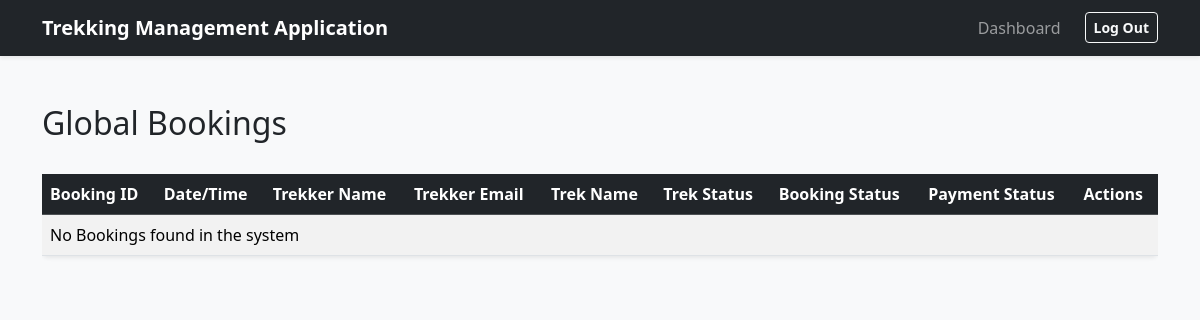
The page /admin/bookings (signed in) on the database as committed earlier.
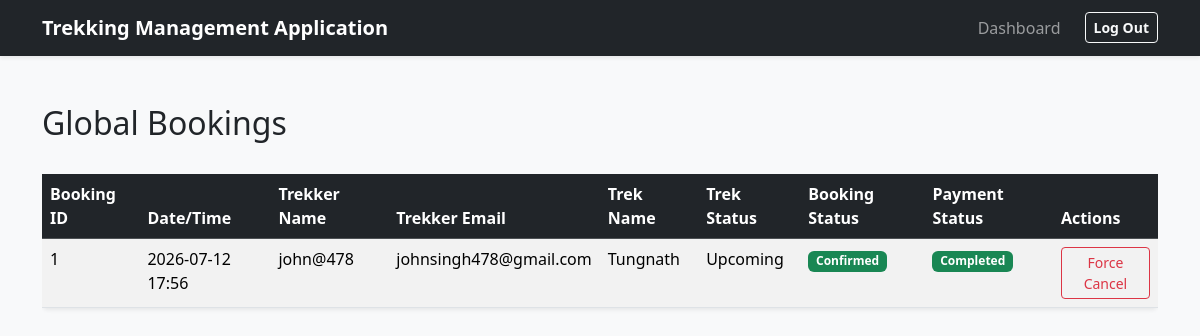
The same page on the database as committed later.
### app/models.py (models this page shows)
class Booking(db.Model):
    __tablename__ = 'bookings'
    id = db.Column(db.Integer, primary_key=True)
    user_id = db.Column(db.Integer, db.ForeignKey('users.id'), nullable=False)
    trek_id = db.Column(db.Integer, db.ForeignKey('treks.id'), nullable=False)
    booking_status = db.Column(db.String(20), default='Confirmed')
    payment_status = db.Column(db.String(20), default='Pending')
    booking_date = db.Column(db.DateTime, default=lambda: datetime.now(timezone.utc)) # using datetime.now(timezone.utc) with lambda, this will act as a function and every time a new row is inserted it will automatically take the correct time

class User(db.Model):
    __tablename__ = "users"
    id = db.Column(db.Integer, primary_key=True)
    username = db.Column(db.String(80), unique=True, nullable=False)
    email_id = db.Column(db.String(120), nullable=False)
    password_hash = db.Column(db.String(256), unique=True, nullable=False)
    name = db.Column(db.String(80), nullable=False)
    role = db.Column(db.String(20), nullable=False)
    is_blacklisted = db.Column(db.Boolean, default=False)
    staff_profile = db.relationship('StaffProfile', backref='user', uselist=False, cascade='all, delete-orphan') # userlist =False strictly enforces a 1-to-1 relatiosnhip b/w users and staff_profiles table
    bookings = db.relationship('Booking', backref='trekker', lazy=True) # lazy=True Parameter is used tell SQLAlchemy that until i specifically state a python code like user.bookings do not run SQL Query

class Trek(db.Model):
    __tablename__ = "treks"
    id = db.Column(db.Integer, primary_key=True)
    trek_name = db.Column(db.String(200), nullable=False)
    assigned_staff_id = db.Column(db.Integer, db.ForeignKey('users.id'), nullable=False)
    location = db.Column(db.String(100), nullable=False)
    difficulty = db.Column(db.String(50), nullable=False)
    duration = db.Column(db.Integer, nullable=False)
    available_slots = db.Column(db.Integer, nullable=False)
    status = db.Column(db.String(30), nullable=False)
    start_date = db.Column(db.DateTime, nullable=False)
    end_date = db.Column(db.DateTime, nullable=False)
    bookings = db.relationship('Booking', backref='trek', lazy=True, cascade='all, delete-orphan')
    assigned_staff = db.relationship('User', foreign_keys=[assigned_staff_id])

### app/routes/admin.py (the view)
@admin_bp.route('/bookings')
def manage_bookings():
    all_bookings = models.Booking.query.join(models.User, models.Booking.user_id == models.User.id).join(models.Trek, models.Booking.trek_id == models.Trek.id).order_by(models.Booking.booking_date.desc()).all()
    return render_template('/admin/bookings/manage_bookings.html', all_bookings=all_bookings)

### app/routes/admin.py (called while the page is built)
@admin_bp.before_request
def admin_access():
    if 'user_id' not in session:
        flash("Access denied. Please login first")
        return redirect(url_for('auth.login'))
    if session.get('role') != 'Admin':
        flash("Not an Administrator")
        return redirect(url_for('auth.login'))

### app/templates/admin/bookings/manage_bookings.html (shortened to what this page needs)
{% extends "base.html" %}
{% block content %}
<div class="d-flex justify-content-between align-items-center mb-4">
    <h2>Global Bookings</h2>
</div>
<div class="table-responsive">
    <table class="table table-striped table-hover shadow-sm bg-white rounded">
        <thead class="table-dark">
            <tr>
                <th>Booking ID</th>
                <th>Date/Time</th>
                <th>Trekker Name</th>
                <th>Trekker Email</th>
                <th>Trek Name</th>
                <th>Trek Status</th>
                <th>Booking Status</th>
                <th>Payment Status</th>
                <th>Actions</th>
            </tr>
        </thead>
        <tbody>
            {% for booking in all_bookings %}
            <tr>
                <td>{{ booking.id }}</td>
                <td>{{ booking.booking_date.strftime('%Y-%m-%d %H:%M') }}</td>
                <td>{{ booking.trekker.username }}</td>
                <td>{{ booking.trekker.email_id }}</td>
                <td>{{ booking.trek.trek_name }}</td>
                <td>{{ booking.trek.status }}</td>
                <td>
                    <span class="badge {% if booking.booking_status == 'Confirmed' %}bg-success{% elif booking.booking_status == 'Cancelled' %}bg-danger{% elif booking.booking_status == 'Completed' %}bg-success{% endif %}">
                        {{ booking.booking_status }}
                    </span>
                </td>
                <td>
                    <span class="badge {% if booking.payment_status == 'Completed' %}bg-success{% elif booking.payment_status == 'Forfeited' %}bg-danger{% else %}bg-warning text-dark{% endif %}">
                        {{ booking.payment_status }}
                    </span>
                </td>
                <td>
                    {% if booking.booking_status == 'Confirmed' and booking.trek.status == 'Upcoming' %}
                        <form action="{{ url_for('admin.force_cancel_booking', booking_id=booking.id) }}" method="POST" class="d-inline">
                            <button type="submit" class="btn btn-sm btn-outline-danger">Force Cancel</button>
                        </form>
                    {% else %}
                        <span class="text-muted small">Locked</span>
                    {% endif %}
                </td>
            </tr>
            {% else %}
            <tr>
                <td colspan="9" class="text-centre">No Bookings found in the system</td>
            </tr>
            {% endfor %}
        </tbody>
    </table>
</div>
{% endblock %}

### app/templates/base.html (shortened to what this page needs)
<!DOCTYPE html>
<html lang="en">
<head>
    <link href="https://cdn.jsdelivr.net/npm/bootstrap@5.3.8/dist/css/bootstrap.min.css" rel="stylesheet">
</head>
<body class="bg-light">
    <nav class="navbar navbar-expand-lg navbar-dark bg-dark shadow-sm">
        <div class="container">
            <a class="navbar-brand fw-bold" href="#">Trekking Management Application</a>
            <div class="collapse navbar-collapse" id="navbarNav">
                <ul class="navbar-nav ms-auto">
                    {% if 'user_id' in session %}
                        <li class="nav-item me-3">
                            {% if session.get('role') == 'Admin' %}
                                <a class="nav-link" href="{{ url_for('admin.admin_dashboard') }}">Dashboard</a>
                            {% elif session.get('role') == 'Staff' %}
                                <a class="nav-link" href="{{ url_for('staff.staff_dashboard') }}">Dashboard</a>
                            {% elif session.get('role') == 'Trekker' %}
                                <a class="nav-link" href="{{ url_for('trekker.trekker_dashboard') }}">Dashboard</a>
                            {% endif %}
                        </li>
                        <li class="nav-item">
                            <a class="btn btn-outline-light btn-sm mt-1 fw-bold" href="{{ url_for('auth.logout') }}">Log Out</a>
                        </li>
                    {% endif %}
                </ul>
            </div>
        </div>
    </nav>
    <div class="container mt-5">
        {% block content %}
        {% endblock %}
    </div>
</body>
</html>

Rows that differ between the two databases and show on the page:
added Booking: id "1", booking_date "2026-07-12 17:56", trekker.username "john@478", trekker.email_id "johnsingh478@gmail.com", trek.trek_name "Tungnath", trek.status "Upcoming", booking_status "Confirmed", payment_status "Completed"
Other text that changed with them:
text no longer shown: "No Bookings found in the system"
